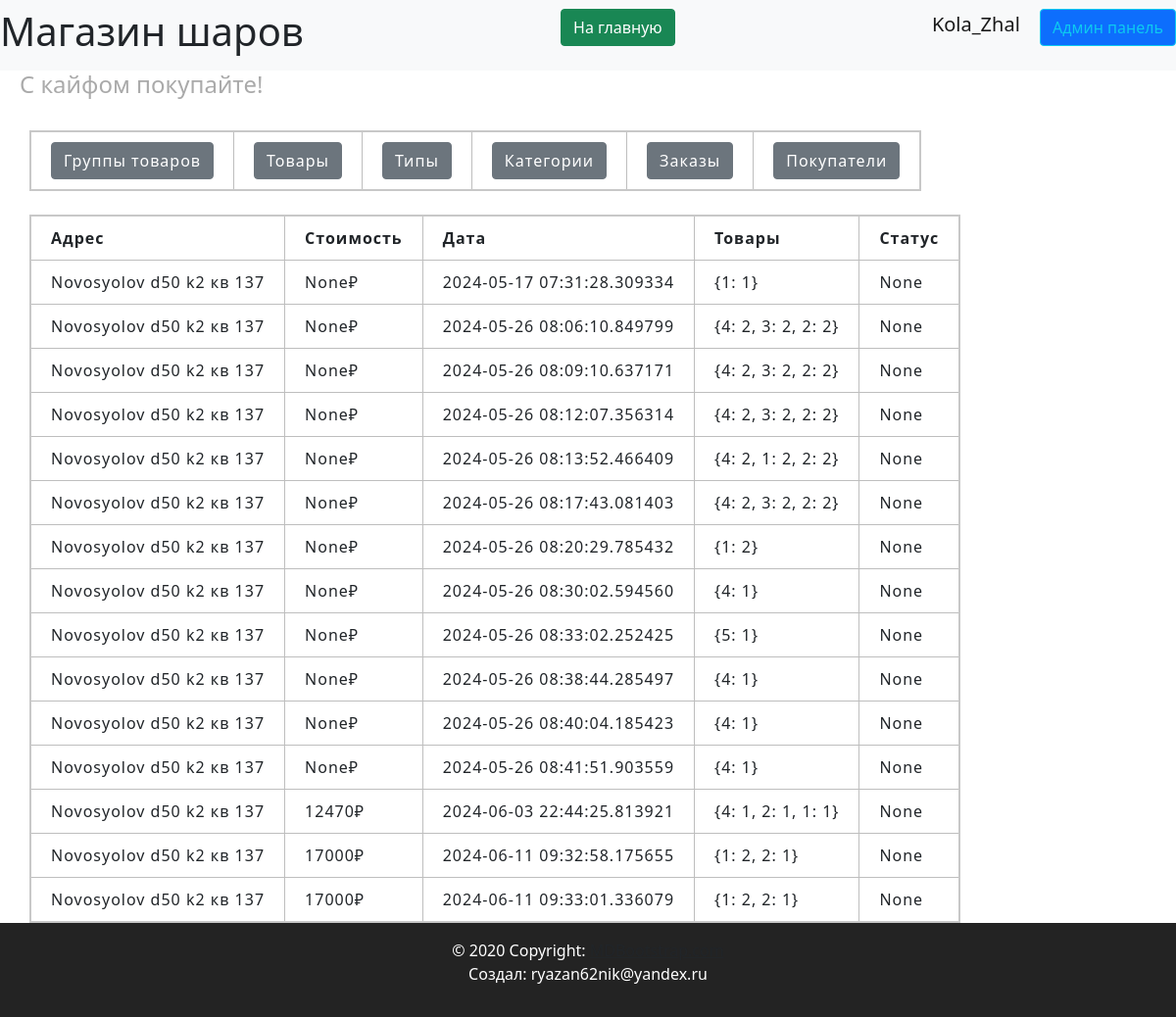
Page /admin/orders (signed in) on the earlier database version.
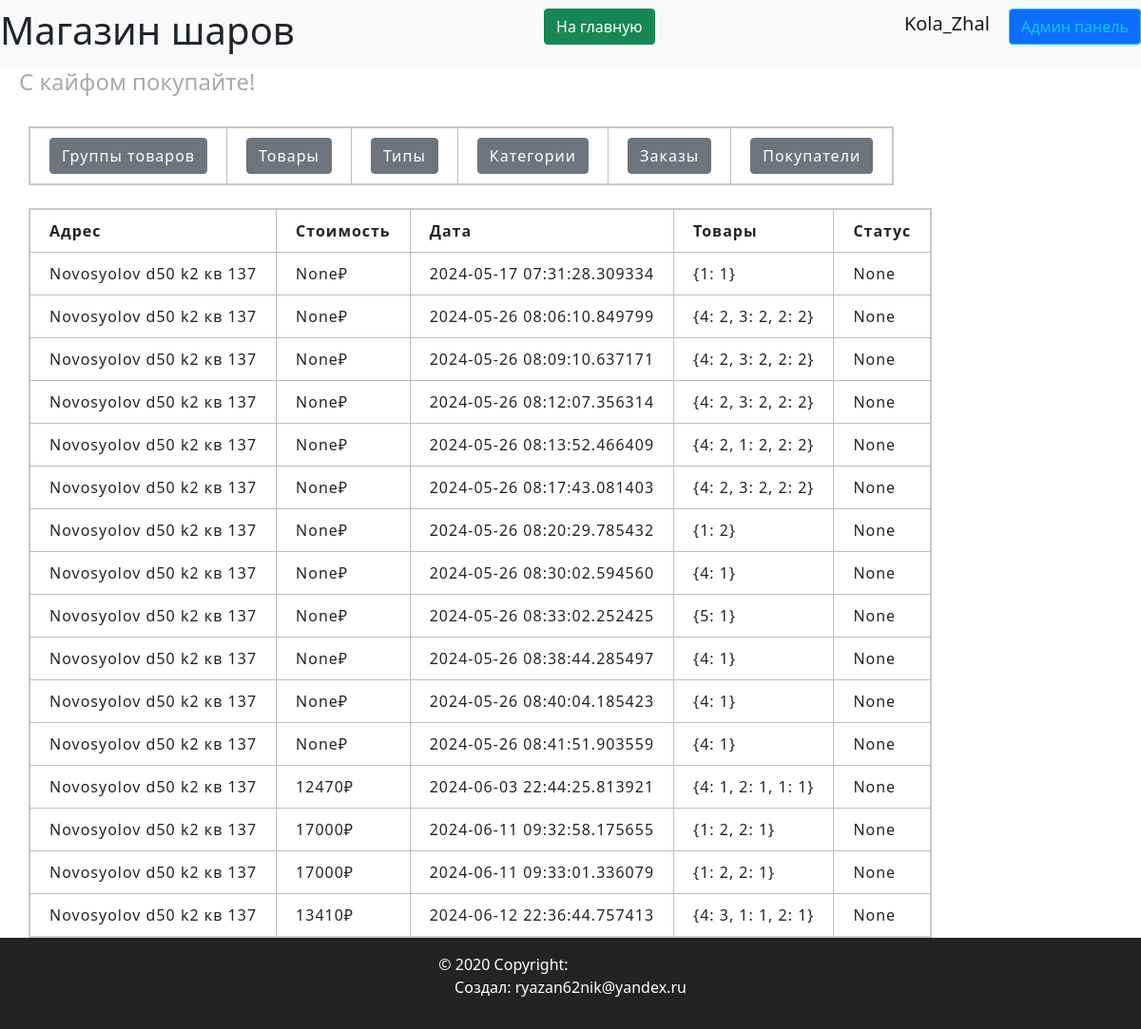
Same page on the later database version.
### data/users.py (models this page shows, shortened)
class User(SqlAlchemyBase, UserMixin, SerializerMixin):
    __tablename__ = 'users'
    id = sqlalchemy.Column(sqlalchemy.Integer,
                           primary_key=True, autoincrement=True)
    name = sqlalchemy.Column(sqlalchemy.String, nullable=True)
    tel = sqlalchemy.Column(sqlalchemy.String, nullable=True)
    email = sqlalchemy.Column(sqlalchemy.String,
                              index=True, unique=True, nullable=True)
    hashed_password = sqlalchemy.Column(sqlalchemy.String, nullable=True)
    created_date = sqlalchemy.Column(sqlalchemy.DateTime,
                                     default=datetime.datetime.now)
    basket = sqlalchemy.Column(sqlalchemy.String, default='{}')
    admin = sqlalchemy.Column(sqlalchemy.Boolean, default=False)
    tg_id = sqlalchemy.Column(sqlalchemy.String, nullable=True)
    confirmed = sqlalchemy.Column(sqlalchemy.Boolean, default=False)
    address = sqlalchemy.Column(sqlalchemy.String, nullable=True)
    orders = orm.relationship("Order", back_populates='user')

### data/orders.py (models this page shows)
class Order(SqlAlchemyBase):
    __tablename__ = 'orders'
    id = sqlalchemy.Column(sqlalchemy.Integer,
                           primary_key=True, autoincrement=True)
    address = sqlalchemy.Column(sqlalchemy.String, nullable=True)
    cost = sqlalchemy.Column(sqlalchemy.Integer, nullable=True)
    created_date = sqlalchemy.Column(sqlalchemy.DateTime,
                                     default=datetime.datetime.now)
    is_cost = sqlalchemy.Column(sqlalchemy.Boolean, default=False)
    content = sqlalchemy.Column(sqlalchemy.String)
    status = sqlalchemy.Column(sqlalchemy.String, nullable=True)
    data = sqlalchemy.Column(sqlalchemy.String, nullable=True)
    how_pay = sqlalchemy.Column(sqlalchemy.Integer, nullable=True)
    user_id = sqlalchemy.Column(sqlalchemy.Integer,
                                sqlalchemy.ForeignKey("users.id"))
    to_date = sqlalchemy.Column(sqlalchemy.DateTime,
                                nullable=True)
    user = orm.relationship('User')

### server.py (the view)
@app.route('/admin/orders', methods=['GET', 'POST'])
@login_required
def admin_orders():
    if current_user.admin:
        db_sess = db_session.create_session()
        orders = db_sess.query(Order).all()
        return render_template('pages/admin_orders.html', title='Админ панель',
                               orders=orders)

### data/db_session.py (called while the page is built)
def create_session() -> Session:
    global __factory
    return __factory()

### server.py (called while the page is built)
@login_manager.user_loader
def load_user(user_id):
    db_sess = db_session.create_session()
    return db_sess.query(User).filter(User.id == user_id).first()

### templates/pages/admin_orders.html
{% extends "pages/base_admin.html" %}
{% block admincontent %}
<br>
<div>
    <table>
        <tr>
            <th>Адрес</th>
            <th>Стоимость</th>
            <th>Дата</th>
            <th>Товары</th>
            <th>Статус</th>
        </tr>
        {% for order in orders %}
        <tr>
            <td>{{ order.address }}</td>
            <td>{{ order.cost }}₽</td>
            <td>{{ order.created_date }}</td>
            <td>{{ order.content }}</td>
            <td>{{ order.status }}</td>
        </tr>
        {% endfor %}
    </table>
</div>
{% endblock %}

### templates/pages/base_admin.html
{% extends "base.html" %}
{% block content %}
<br>
<div>
    <table>
        <tr>
            <th><a href="/admin/productsgroups" class="btn btn-secondary">Группы товаров</a></th>
            <th><a href="/admin/products" class="btn btn-secondary">Товары</a></th>
            <th><a href="/admin/types" class="btn btn-secondary">Типы</a></th>
            <th><a href="/admin/categories" class="btn btn-secondary">Категории</a></th>
            <th><a href="/admin/orders" class="btn btn-secondary">Заказы</a></th>
            <th><a href="/admin/users" class="btn btn-secondary">Покупатели</a></th>
        </tr>
    </table>
</div>
<div>
    {% block admincontent %}{% endblock %}
</div>
{% endblock %}

### templates/base.html (shortened to what this page needs)
<!doctype html>
<html lang="ru">
<head>
    <link rel="stylesheet" href="{{ url_for('static', filename='css/bootstrap.min.css') }}">
    <link rel="stylesheet" href="{{ url_for('static', filename='css/header.css') }}">
    <link rel="stylesheet" href="{{ url_for('static', filename='css/footer.css') }}">
    <link rel="stylesheet" href="{{ url_for('static', filename='css/style.css') }}">
    <link rel="stylesheet" href="{{ url_for('static', filename='css/mystyle.css') }}">
</head>
<body>
{% include 'includes/header.html' %}
<div class="my-container">
    <main>
        {% block content %}
        {% endblock %}
    </main>
    {% include 'includes/footer.html' %}
</div>
</body>
</html>

### templates/includes/header.html
<header>
    <nav class="navbar navbar-light bg-light">
        <h1> Магазин шаров</h1>
        <p align="right">
            <a href="/index" class="btn btn-success"> На главную </a>
        </p>
        {% if current_user.is_authenticated %}
        <p align="right">
            <a class="navbar-brand" href="/logout">{{ current_user.name }}</a>
            {% if current_user.admin%}
            <a class="btn btn-primary btn btn-outline-info mr-2" href="/admin/products">Админ панель</a>
            {% endif %}
            {% else %}
        <p align="right">
            <a class="btn btn-primary " href="/register">Зарегистрироваться</a>
            <a class="btn btn-success" href="/login">Войти</a>
        </p>
        {% endif %}
    </nav>
    <h4 align="left">С кайфом покупайте!</h4>
</header>

### templates/includes/footer.html
<footer class="bg-body-tertiary text-center text-lg-start">
  <div class="text-center p-3">
    © 2020 Copyright:
    <a class="text-body" href="https://mdbootstrap.com/">MDBootstrap.com</a>
    <p>Создал: ryazan62nik@yandex.ru</p>
  </div>
</footer>

### static/css/header.css (style rules this page uses)
:root { --main-color: #0179FA; --second-color: white; }

### static/css/footer.css (style rules this page uses)
:root { --main-color: #111111; --second-color: white; }
footer { background-color: var(--main-color); }

### static/css/style.css (style rules this page uses)
:root { --main-color: #0179FA; --second-color: #ffffff; --thirdly_color: #629ee3; }
body { background-color: var(--second-color); }

### static/css/mystyle.css (style rules this page uses)
html { --firstly-color: white; --secondary-color: rgba(91, 82, 212, 0.837); --thirdly-color: rgb(99, 96, 105); --fourly-color: rgb(144, 182, 242); --black: rgb(35, 35, 35); --dark-blue: #12191D; --white: #FFFFFF; --green: #33FF00; --caribbean: #00E197; --light-green: #8EEF8C; --turquoise: #12EEFF; --pink: #F053D5; --red: #FE785A; --gray-900: #0C1114; --gray-700: #242A2C; --gray-650: #495257; --gray-600: #424B4F; --gray-500: #495257; --gray-300: #8D979E; --gray-200: #ACB4B9; --gray-150: #AEB6BB; --gray-100: #EEF1F3; --gray-50: #F6F8F9; }
h4 { padding-left: 20px; color: #aaaaaa; }
table { border-collapse: collapse; border: 2px solid rgb(200, 200, 200); letter-spacing: 1px; }
td, th { border: 1px solid rgb(190, 190, 190); padding: 10px 20px; }
footer { clear: both; padding: 0; background: var(--black); color: #FFFFFF; overflow: hidden; min-width: 100; }
.my-container { display: flex; flex-direction: column; min-height: 100vh; min-width: 98vw; justify-content: space-evenly; }
main { flex: 1; min-width: 95%; justify-content: center; display: block; margin: 0 auto; text-align: left; }
body { margin: 0; padding: 0; text-align: center; }

Differences in the rows shown:
added Order: address "Novosyolov d50 k2 кв 137", cost "13410", created_date "2024-06-12 22:36:44.757413", content "{4: 3, 1: 1, 2: 1}", status "None"
